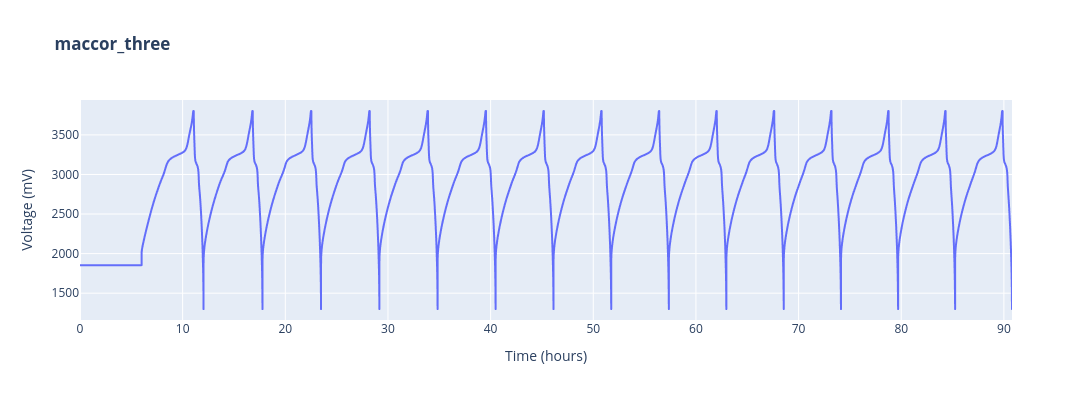

This figure's notebook cell:
### Markdown cell above
After loading the file, you are ready to use all common `cellpy` functionalities:

### Code cell
print(f"Available cycles in the file: {c.get_cycle_numbers()}")
plotutils.raw_plot(c, width=1200, height=400)

### Figure 1 — Plotly figure (JSON) as saved in the notebook; plotly's stock layout.template omitted (floating-point values rounded to 4 significant figures; data arrays with more than 128 entries replaced by an {"elided": "..."} marker saying what was removed)
{"data": [{"hovertemplate": "Time (hours)=%{x}<br>Voltage (mV)=%{y}<extra></extra>", "legendgroup": "", "line": {"color": "#636efa", "dash": "solid"}, "marker": {"symbol": "circle"}, "mode": "lines", "name": "", "showlegend": false, "type": "scattergl", "x": {"elided": "4009 float values"}, "xaxis": "x", "y": {"elided": "4009 float values"}, "yaxis": "y"}], "layout": {"height": 400, "legend": {"tracegroupgap": 0}, "title": {"text": "<b>maccor_three</b>"}, "width": 1200, "xaxis": {"anchor": "y", "autorange": true, "domain": [0, 1], "range": [0, 90.79], "title": {"text": "Time (hours)"}, "type": "linear"}, "yaxis": {"anchor": "x", "autorange": true, "domain": [0, 1], "range": [1161.0, 3941.0], "title": {"text": "Voltage (mV)"}, "type": "linear"}}}
